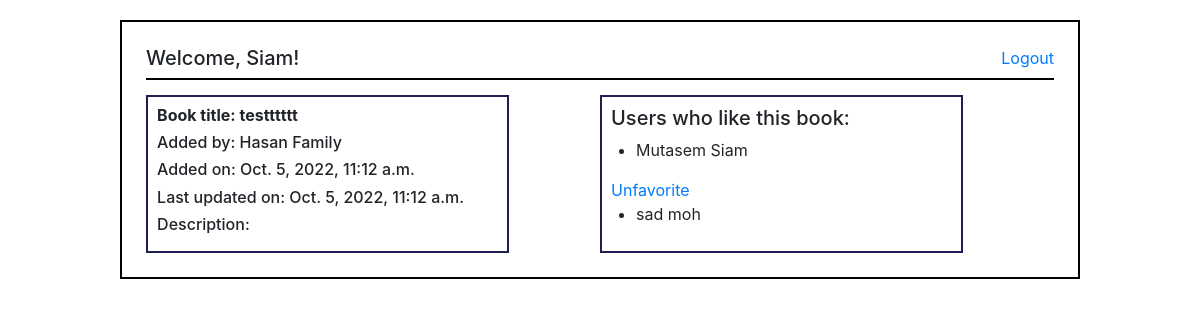
The page /books/16 (signed in) on the database its author committed.
### login_app/models.py (models this page shows)
class User(models.Model):
    first_name = models.CharField(max_length=255)
    last_name = models.CharField(max_length=255)
    email = models.CharField(max_length=255)
    password = models.CharField(max_length=60)
    birth_date =  models.DateField()
    created_at = models.DateTimeField(auto_now_add=True)
    updated_at = models.DateTimeField(auto_now=True)
    objects = UserManager()

### books_app/models.py (models this page shows)
class Book(models.Model):
    title = models.CharField(max_length=255)
    desc = models.TextField(null=True)
    uploaded_by = models.ForeignKey(User, related_name="uploaded_books", on_delete = models.CASCADE)
    liked_by = models.ManyToManyField(User, related_name="liked_books")
    created_at = models.DateTimeField(auto_now_add=True)
    updated_at = models.DateTimeField(auto_now=True)
    objects = BookManager()

### books_app/views.py (the view)
# urls.py: path('<int:book_id>', views.view_one_book),
def view_one_book(request, book_id):
    context = {
        "book": Book.objects.get(id=book_id),
        "all_likes": Book.objects.get(id = book_id).liked_by.all(),
        'this_user': User.objects.get(id = request.session['user_id']),
    }
    return render(request, "one_book.html", context)

### books_app/templates/one_book.html (shortened to what this page needs)
<!DOCTYPE html>
<html lang="en">
<head>
    {% load static %}
    <link rel="stylesheet" href="{% static 'css/styling.css' %}">
    <link rel="stylesheet" href="https://cdn.jsdelivr.net/npm/bootstrap@4.6.1/dist/css/bootstrap.min.css">
</head>
<body>
    <div class="books_container">
        <header class="main-books">
            <h5>Welcome, {{request.session.name}}!</h5>
            <a href="/logout">Logout</a>
        </header>
        <div class="main_books">
            <div class="datatable">
                {% if request.session.user_id != book.uploaded_by.id %}
                <h6><strong>Book title: {{book.title}}</strong></h6>
                <h6>Added by: {{book.uploaded_by.first_name}} {{book.uploaded_by.last_name}}</h6>
                <h6>Added on: {{book.created_at}}</h6>
                <h6>Last updated on: {{book.updated_at}}</h6>
                <h6>Description: {{book.desc}}</h6>
                {% endif %}
            </div>
            <div class="datatable">
                <h5>Users who like this book:</h5>
                {% for user in book.liked_by.all %}
                <ul class="list_of_likes">
                    <li>{{user.first_name}} {{user.last_name}}</li>
                </ul>
                {% if user.id == request.session.user_id %}
                <a href="/books/delete_fav/{{book.id}}">Unfavorite</a>
                {% endif %}
                {% endfor %}
            </div>
        </div>
    </div>
</body>
</html>

### login_app/static/CSS/styling.css (style rules this page uses)
* { padding: 0; margin: 0; }
.main-books { display: flex; justify-content: space-between; margin-bottom: 15px; border-bottom: 2px solid black; }
.books_container { width: 80%; padding: 2%; margin: 0 auto; margin-top: 20px; border: 2px solid black; }
.main_books { display: flex; gap: 10%; }
.datatable { width: 40%; border: 2px solid rgb(30, 30, 82); padding: 1%; }
.list_of_likes { margin-left: 25px; }

### rows shown on the page
User: session.name "Siam", first_name "Mutasem", last_name "Siam"
Book: title "testttttt", uploaded_by.first_name "Hasan", uploaded_by.last_name "Family", created_at "Oct. 5, 2022, 11:12 a.m.", updated_at "Oct. 5, 2022, 11:12 a.m."
User: first_name "sad", last_name "moh"
